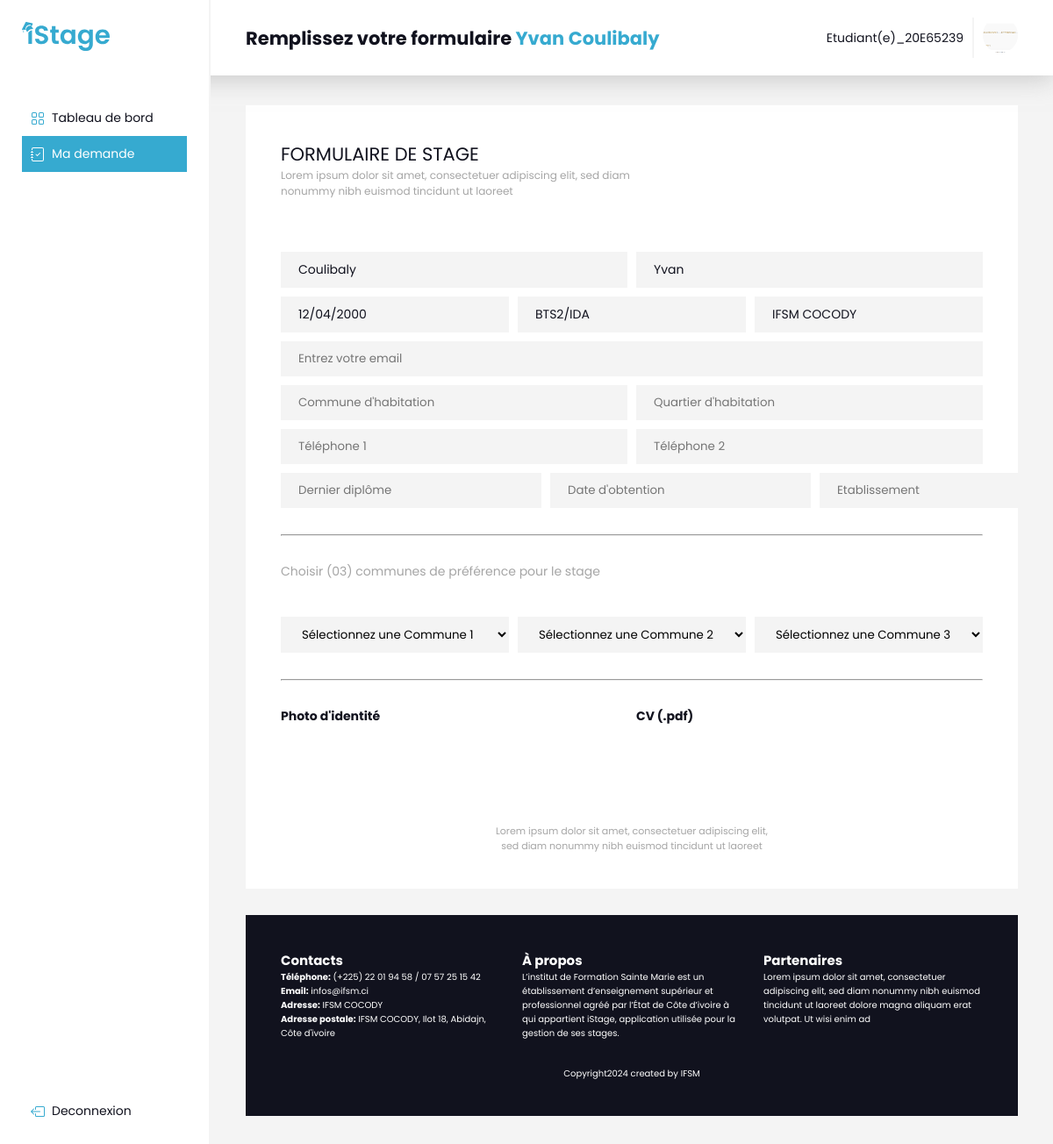
Screenshot of /form.php (signed in) with the database file from the repository.
### tables this page shows
CREATE TABLE `etudiant` (
  `id` int(11) NOT NULL,
  `matricule` varchar(50) NOT NULL,
  `nom` varchar(100) NOT NULL,
  `prenom` varchar(100) NOT NULL,
  `date` varchar(15) NOT NULL,
  `sexe` varchar(2) NOT NULL,
  `email` varchar(150) NOT NULL,
  `commune` varchar(50) NOT NULL,
  `quartier` varchar(100) NOT NULL,
  `phone` varchar(20) DEFAULT NULL,
  `phone_2` varchar(20) NOT NULL,
  `classe` varchar(100) NOT NULL,
  `filiere` varchar(100) DEFAULT NULL,
  `niveau` varchar(50) DEFAULT NULL,
  `section` int(11) NOT NULL,
  `commune_1` varchar(50) NOT NULL,
  `commune_2` varchar(50) NOT NULL,
  `commune_3` varchar(50) NOT NULL,
  `photo` text NOT NULL,
  `cv` text NOT NULL,
  `statut` varchar(50) NOT NULL,
  `diplome` varchar(20) NOT NULL,
  `date_diplome` varchar(20) NOT NULL,
  `etablissement` varchar(150) NOT NULL,
  `solde` int(11) NOT NULL,
  `mot_de_passe` varchar(255) NOT NULL
);

CREATE TABLE `section` (
  `id` int(11) NOT NULL,
  `code` varchar(30) NOT NULL,
  `name` varchar(50) NOT NULL,
  `phone` varchar(12) NOT NULL,
  `phone_2` varchar(12) NOT NULL,
  `adresse` text NOT NULL,
  `created` timestamp NOT NULL DEFAULT current_timestamp()
);

### form.php (the view, shortened to what this page needs)
<?php
require('./php/formAction.php');
$checkStudents = $bd->prepare('SELECT * FROM etudiant WHERE id = ?');
$checkStudents->execute(array($_SESSION['id']));
$etudiant = $checkStudents->fetch();
$checkSection = $bd->prepare('SELECT * FROM section WHERE id = ?');
$checkSection->execute(array($etudiant['section']));
$section = $checkSection->fetch();
?>
<!DOCTYPE html>
<html lang="en">
<head>
    <link rel="stylesheet" href="./css/style.css">
</head>
<body>
    <section class="home section import">
        <div class="navbar">
            <div class="text">
                <h2>Remplissez votre formulaire <span style="color: var(--blue); text-transform: capitalize;"><?= $_SESSION['prenom'] ?> <?= $_SESSION['nom'] ?></span></span></h2>
            </div>
            <div id="statut"><?= $_SESSION['statut'] ?>_<?= $_SESSION['matricule'] ?></span></div>
            <div class="profile">
               <div class="img-profile">
                    <?php
                        if ($_SESSION['statut'] == 'Etudiant(e)') {
                            ?>
                                <img src="<?= $etudiant['photo'] ?>" alt="">
                            <?php
                        }else {
                            ?>
                                <img src="<?= $user['photo'] ?>" alt="">
                            <?php
                        }
                    ?>
               </div>
            </div>
        </div>
        <div class="menu-lateral">
            <div class="bar">
            </div>
            <ul>
                <li>
                    <a href="./home.php">
                        Tableau de bord
                    </a>
                </li>
                <li>
                    <a href="./ask.php" id="active">
                        Ma demande
                    </a>
                </li>
            </ul>
            <a href="./php/logoutAction.php" id="deconnect">
                Deconnexion
            </a>
        </div>
        <div class="content">
            <div class="item">
                <div class="label">
                    <div class="text">
                        <H1>FORMULAIRE DE STAGE</H1>
                        <p>
                            Lorem ipsum dolor sit amet,
                            consectetuer adipiscing elit,
                            sed diam nonummy nibh euismod
                            tincidunt ut laoreet
                        </p>
                    </div>
                </div>
                <form action="" method="POST" enctype="multipart/form-data">
                    <div class="row">
                        <div class="col"><?= $etudiant['nom'] ?></div>
                        <div class="col"><?= $etudiant['prenom'] ?></div>
                    </div>
                    <div class="row">
                        <div class="col"><?= $etudiant['date'] ?></div>
                        <div class="col"><?= $etudiant['classe'] ?></div>
                        <div class="col"><?= $section['code'] ?></div>
                    </div>
                    <input type="email" placeholder="Entrez votre email" name="email" class="col" required value="<?php echo $email = (isset($_GET['update'])) ? $etudiant['email'] : '';  ?>">
                    <div class="row">
                        <input type="text" placeholder="Commune d'habitation" name="commune" class="col" required value="<?php echo $phone = (isset($_GET['update'])) ? $etudiant['commune'] : '';  ?>">
                        <input type="text" placeholder="Quartier d'habitation" name="quartier" class="col" required value="<?php echo $phone_2 = (isset($_GET['update'])) ? $etudiant['quartier'] : '';  ?>">
                    </div>
                    <div class="row">
                        <input type="text" placeholder="Téléphone 1" name="phone" class="col" required value="<?php echo $phone = (isset($_GET['update'])) ? $etudiant['phone'] : '';  ?>">
                        <input type="text" placeholder="Téléphone 2" name="phone2" class="col" required value="<?php echo $phone_2 = (isset($_GET['update'])) ? $etudiant['phone_2'] : '';  ?>">
                    </div>
                    <div class="row">
                        <input type="text" placeholder="Dernier diplôme" name="diplome" class="col" required value="<?php echo $diplome = (isset($_GET['update'])) ? $etudiant['diplome'] : '';  ?>">
                        <input type="text" placeholder="Date d'obtention" name="date_diplome" class="col" required value="<?php echo $date_diplome = (isset($_GET['update'])) ? $etudiant['date_diplome'] : '';  ?>">
                        <input type="text" placeholder="Etablissement" name="etablissement_diplome" class="col" required value="<?php echo $etablissement = (isset($_GET['update'])) ? $etudiant['etablissement'] : '';  ?>">
                    </div>
                    <hr style="margin:20px 0;">
                    <p class="baseline" style="text-align:left; ">Choisir (03) communes de préférence pour le stage</p>
                    <br>
                    <div class="row">
                        <select id="" class="col" name="commune_1" required>
                            <option value="">Sélectionnez une Commune 1</option>
                        </select>
                        <select id="" class="col" name="commune_2" required>
                            <option value="">Sélectionnez une Commune 2</option>
                        </select>
                        <select id="" class="col" name="commune_3" required>
                            <option value="">Sélectionnez une Commune 3</option>
                        </select>
                    </div>
                    <hr style="margin:20px 0;">
                    <div class="row">
                        <div class="col other">
                            <label for="">Photo d'identité</label><br>
                        </div>
                        <div class="col other" style="background: transparent;">
                            <label for="">CV (.pdf)</label><br>
                        </div>
                    </div>
                    <br>
                </form>
                <p class="basetext">Lorem ipsum dolor sit amet,
                    consectetuer adipiscing elit,<br>
                    sed diam nonummy nibh euismod
                    tincidunt ut laoreet </p>
            </div>
            <div class="item foot">
                <div class="text">
                    <div class="">
                        <h2>Contacts</h2>
                        <strong>Téléphone:</strong> (+225) 22 01 94 58 / 07 57 25 15 42 <br>
                        <strong>Email:</strong> infos@ifsm.ci <br>
                        <strong>Adresse:</strong> IFSM COCODY <br>
                        <strong>Adresse postale:</strong> IFSM COCODY, Ilot 18, Abidajn, Côte d'ivoire
                    </div>
                    <div class="">
                        <h2>À propos</h2>
                        L’institut de Formation Sainte Marie est un établissement
                        d’enseignement supérieur et professionnel agréé par
                        l’État de Côte d’ivoire à qui appartient iStage, application
                        utilisée pour la gestion de ses stages.
                    </div>
                    <div class="">
                        <h2>Partenaires</h2>
                        Lorem ipsum dolor sit amet, consectetuer adipiscing elit,
                        sed diam nonummy nibh euismod tincidunt ut laoreet dolore
                        magna aliquam erat volutpat. Ut wisi enim ad
                    </div>
                </div>
                <p>Copyright2024 created by IFSM</p>
            </div>
        </div>
    </section>
</body>
</html>

### css/style.css (style rules this page uses)
:root { --blue: #36aad0; --text: #11121e; --white: #ffffff; --grey: #a5a5a5; --gold: #f1ce4f; --lightgrey: #f4f4f4; --transition: all 0.3s ease; }
* { padding: 0; margin: 0; box-sizing: border-box; font-family: 'poppins'; }
body { color: var(--text); font-size: 14px; }
.section { width: 100%; }
.baseline { color: var(--grey); width: 100%; text-align: center; }
ul { list-style: none; }
a { text-decoration: none; }
.home { position: relative; height: 100vh; background: var(--lightgrey); overflow: hidden; overflow-y: scroll; }
.section .menu-lateral { position: fixed; display: flex; width: 20%; height: 100vh; padding: 25px; background: var(--white); border-right: 2px solid var(--lightgrey); flex-direction: column; top: 0; z-index: 99; }
.section .menu-lateral .bar svg { object-fit: cover; width: 100px; }
.section .menu-lateral ul { width: 100%; margin: 50px 0; }
.section .menu-lateral ul li { width: 100%; }
.section .menu-lateral ul li a, #deconnect { display: flex; color: var(--text); width: 100%; padding: 10px; transition: var(--transition); align-items: center; gap: 8px; }
.section .menu-lateral ul li a svg, #deconnect svg { color: var(--blue); transition: var(--transition); }
.section .menu-lateral ul li a:hover, #active, #deconnect:hover { color: var(--white); background: var(--blue); }
#active svg { color: var(--white); }
.section .navbar { position: fixed; display: flex; width: 100%; padding: 20px 40px; padding-left: calc(20% + 40px); background-color: var(--white); justify-content: space-between; align-items: center; left: 0; top: 0; box-shadow: 0px 5px 25px #a8a8a888; z-index: 97; }
.section .navbar .text { display: flex; align-items: center; gap: 10px; }
.navbar .img-profile { padding-left: 10px; border-left: 2px solid var(--lightgrey); }
.img-profile img { object-fit: cover; width: 40px; height: 40px; border-radius: 50%; }
#statut { margin-left: auto; margin-right: 10px; }
#deconnect { margin-top: auto; }
.section .content { display: flex; width: 100%; padding: 40px; padding-top: 120px; padding-left: calc(20% + 40px); padding-right: 40px; gap: 30px; flex-direction: column; }
.home .content .item { display: flex; color: var(--text); width: 100%; padding: 40px; background: var(--white); flex-direction: column; gap: 30px; }
.home .content .item .label { display: flex; width: 100%; }
.home .content .item .label h1 { font-weight: 400; }
.home .content .item .label p { color: var(--grey); width: 400px; font-size: 12px; }
.home .content .item.foot { display: flex; color: var(--white); font-size: 10px; background: var(--text); align-items: center; }
.home .content .item.foot .text { display: flex; width: 100%; gap: 25px; }
.home .content .item.foot .text div { flex: 1; }
.import form { display: flex; width: 100%; margin: 30px 0; gap: 10px; flex-direction: column; }
form .row { display: flex; width: 100%; gap: 10px; }
.import form .col { flex: 1; padding: 10px 20px; background: var(--lightgrey); border: 0; outline: none; transition: var(--transition); }
.import form .col.other { flex: 1; display: flex; height: fit-content; padding: 0; background: transparent; border: 0; outline: none; transition: var(--transition); flex-direction: column; }
.import form .col.other label { padding: 0; font-weight: 700; }
.import .basetext { color: var(--grey); font-size: 11px; width: 100%; text-align: center; }

### rows the page displays
etudiant: photo (picture), nom "Coulibaly", prenom "Yvan", date "12/04/2000", classe "BTS2/IDA"
section: code "IFSM COCODY"

### other values shown
$_SESSION['prenom'] "Yvan"
$_SESSION['nom'] "Coulibaly"
$_SESSION['statut'] "Etudiant(e)"
$_SESSION['matricule'] "20E65239"
